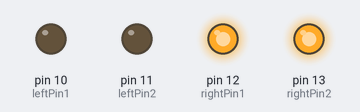
This sketch was run on a simulated Arduino Mega 2560, built with avr-gcc and run on an emulated ATmega2560. Parts: output pins drawn as LEDs (lit = HIGH). Pins used as bus, display or sensor lines are not drawn.

Above: at 0.1 s.
At 1.2 s:
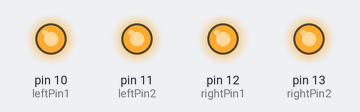
Timing chart, 0 to 2.7 s (numbered marks = the images above):
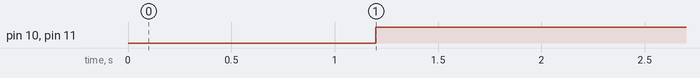

Measured:
- by itself, pin 10 (leftPin1), pin 11 (leftPin2): LOW → HIGH at 1.2 s

The sketch:

wallStops.ino
```cpp
 bool reverse_left= false, reverse_right= false;
 int mod1=0, mod2=0, distanceToStop=10, target;
 int target_velocity_left = 0;
 int target_velocity_right = 0;
 int global_speed_right = 0;
 int global_speed_left = 0;
 long int runningTime;
 float distance = -1;
#define ECHO 50
#define TRIG 51
#define leftPin1 10
#define leftPin2 11
#define rightPin1 12
#define rightPin2 13
#define LEFT 0
#define RIGHT 1

void setup() {
  Serial1.begin(115200);
  Serial.begin(115200);
  pinMode(TRIG, OUTPUT);
  pinMode(ECHO, INPUT);
  pinMode(leftPin1,OUTPUT);
  pinMode(leftPin2,OUTPUT);

  pinMode(rightPin1,OUTPUT);
  pinMode(rightPin2,OUTPUT);


  digitalWrite(leftPin1, LOW);
  digitalWrite(leftPin2, LOW);

  digitalWrite(rightPin1, HIGH);
  digitalWrite(rightPin2, HIGH);

  attachInterrupt(digitalPinToInterrupt(ECHO), measureDistance, CHANGE);

}


void stop(int side)
{
 if(side == LEFT)
  {
    digitalWrite(leftPin1, HIGH);
    digitalWrite(leftPin2, HIGH);
  }
  else if(side == RIGHT)
  {
    digitalWrite(rightPin1, HIGH);
    digitalWrite(rightPin2, HIGH);
  }
  //delay(100000);
}

void measureDistance() {


  if (digitalRead(ECHO) == 1) runningTime = micros();
  if (digitalRead(ECHO) == 0)
  {
     distance = (float)(micros() - runningTime) / 58.0f;
     Serial.println(distance);
  }


}

String msg = "";
char buf_out[16];


void loop() {
  digitalWrite(TRIG, HIGH);
  delayMicroseconds(15);
  digitalWrite(TRIG, LOW);
  delay(200);


  msg = Serial1.readString();

    if(msg!="")
    {
        msg.toCharArray(buf_out, 16);
        msg = strtok(buf_out, " ");
        if(msg!="")
        {
          distanceToStop = msg.toInt();
        }

        msg = strtok(NULL, " ");
        if(msg!="")
        {
          target = msg.toInt();
        } else
        {
          target=0;
        }
    }


  if(distance <= (float)distanceToStop) {
    stop(LEFT);
    stop(RIGHT);

  } else
    {
            digitalWrite(leftPin1, LOW);
      digitalWrite(rightPin1, HIGH);
      digitalWrite(leftPin2, HIGH);
      digitalWrite(rightPin2, LOW);
    }
}
```
